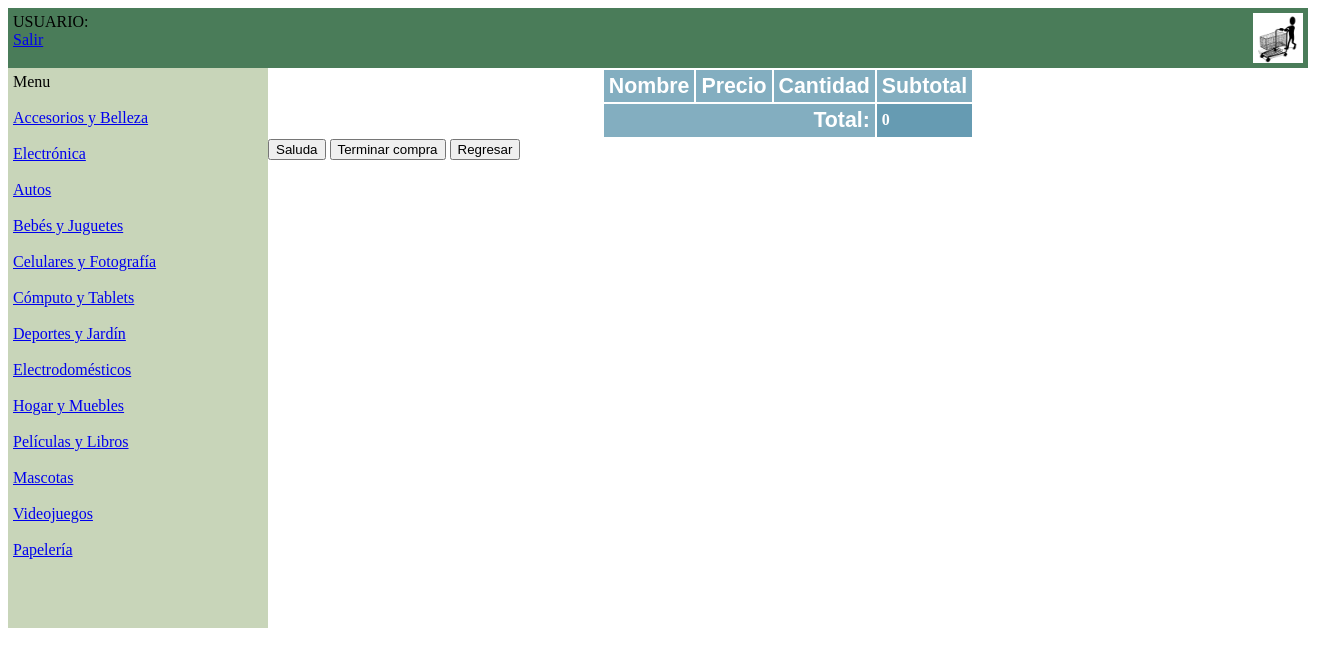
Page /index.php/carrito/ctienda/ver_carrito on the committed database.
### tables this page shows
CREATE TABLE IF NOT EXISTS `departamento` (
  `clave_departamento` int(11) NOT NULL DEFAULT '0',
  `nom_departamento` varchar(255) NOT NULL DEFAULT '',
  PRIMARY KEY (`clave_departamento`,`nom_departamento`)
);

### application/controllers/carrito/ctienda.php (called while the page is built, shortened)
<?php if ( ! defined('BASEPATH')) exit('No direct script access allowed');
    class Ctienda extends CI_Controller {
	public function __construct(){
            $this->load->model('carrito/tienda_modelo');
            $departamentos['departamentos']=$this->tienda_modelo->departamento();
            $this->config->set_item('departamentos',$departamentos);
	}
	public function ver_carrito(){
            $this->load->view('fijos/cabecera');
            $this->load->view('fijos/menus',$this->config->item('departamentos'));
            $this->load->view('contenidos/carrito');
            $this->load->view('fijos/cierre');
	}
    }
?>

### index.php (called while the page is built, shortened)
<?php
require_once BASEPATH.'core/CodeIgniter.php';

### application/models/carrito/tienda_modelo.php (called while the page is built, shortened)
<?php
	class Tienda_modelo extends CI_Model{
		public function departamento(){
            $consulta=$this->db->get('departamento');
            if($consulta->num_rows()>0)
                return $consulta->result_array();
            else
                return false;
        }
	}
?>

### application/views/fijos/menus.php (the view, shortened to what this page needs)
<div id="barra-lateral">Menu <br><br/>
    <?php
    if($departamentos){
        foreach ($departamentos  as $columna){
            $clave = $columna['clave_departamento'];
            $depa = $columna['nom_departamento'];
    ?>
            <a href="<?=base_url()?>ctienda/listar_productos/<?=$clave?>">
                <?=$depa?>
            </a>
            <br/><br/>
    <?php
        }
    }
    ?>
</div>

### css/estilo.css (style rules this page uses)
#barra-lateral { background-color:#C8D5B9; float:left; width:250px; height:100%; padding:5px; }

### rows in the picture
departamento: nom_departamento "Accesorios y Belleza"
departamento: nom_departamento "Electrónica"
departamento: nom_departamento "Autos"
departamento: nom_departamento "Bebés y Juguetes"
departamento: nom_departamento "Celulares y Fotografía"
departamento: nom_departamento "Cómputo y Tablets"
departamento: nom_departamento "Deportes y Jardín"
departamento: nom_departamento "Electrodomésticos"
departamento: nom_departamento "Hogar y Muebles"
departamento: nom_departamento "Películas y Libros"
departamento: nom_departamento "Mascotas"
departamento: nom_departamento "Videojuegos"
departamento: nom_departamento "Papelería"

### other values in the picture
$total "0"
